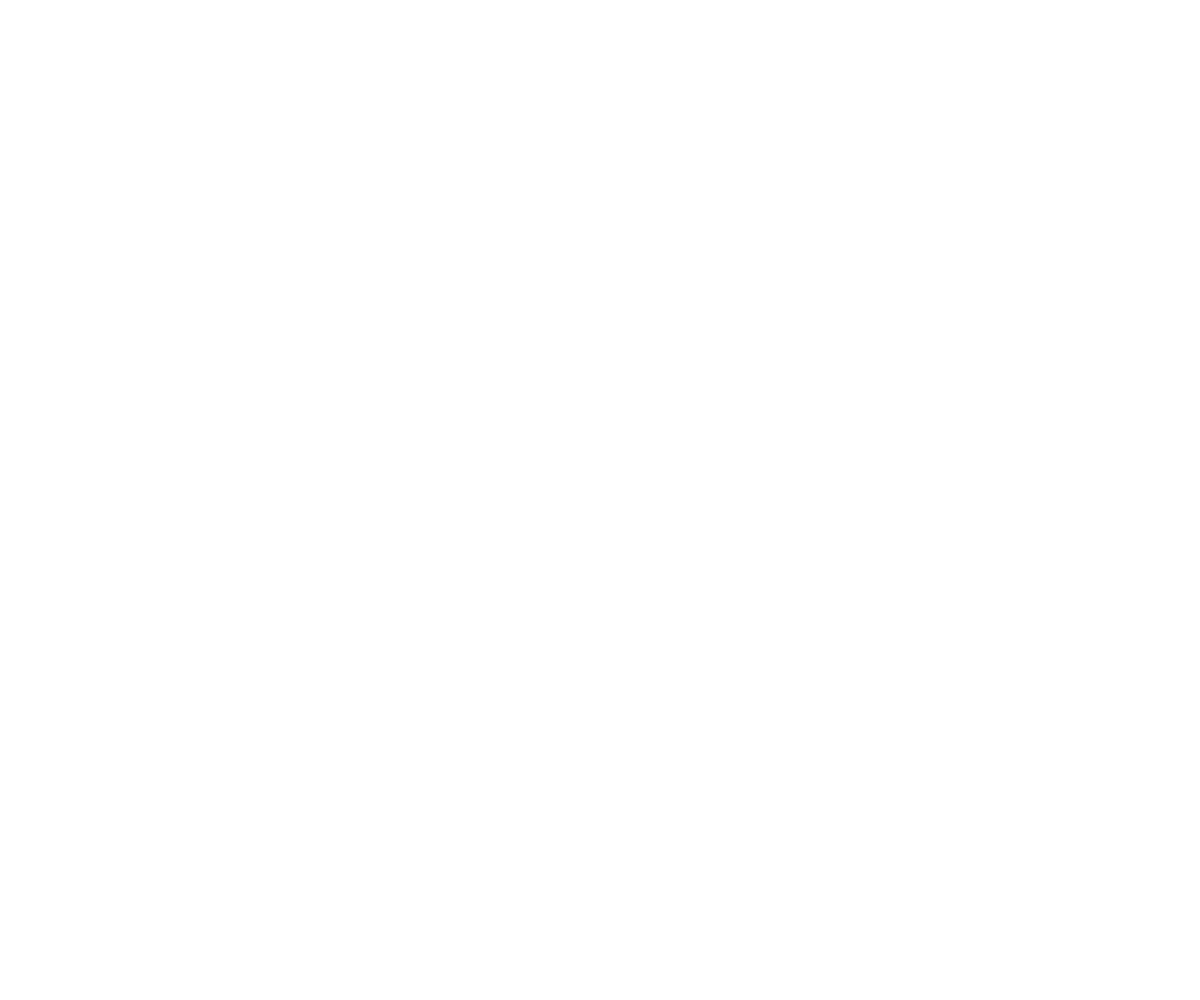
Frame 1 (no input)
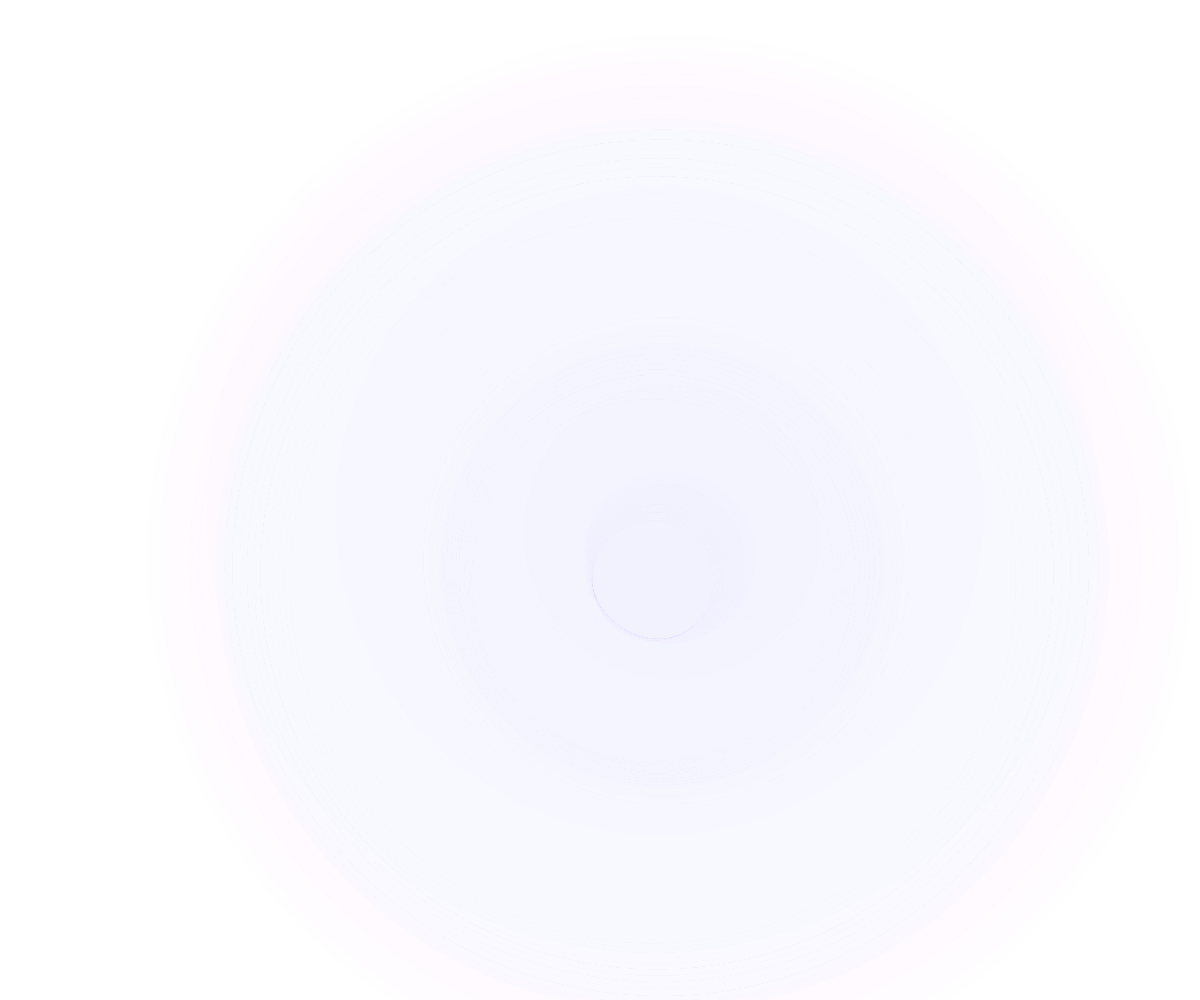
Frame 60 (no input)
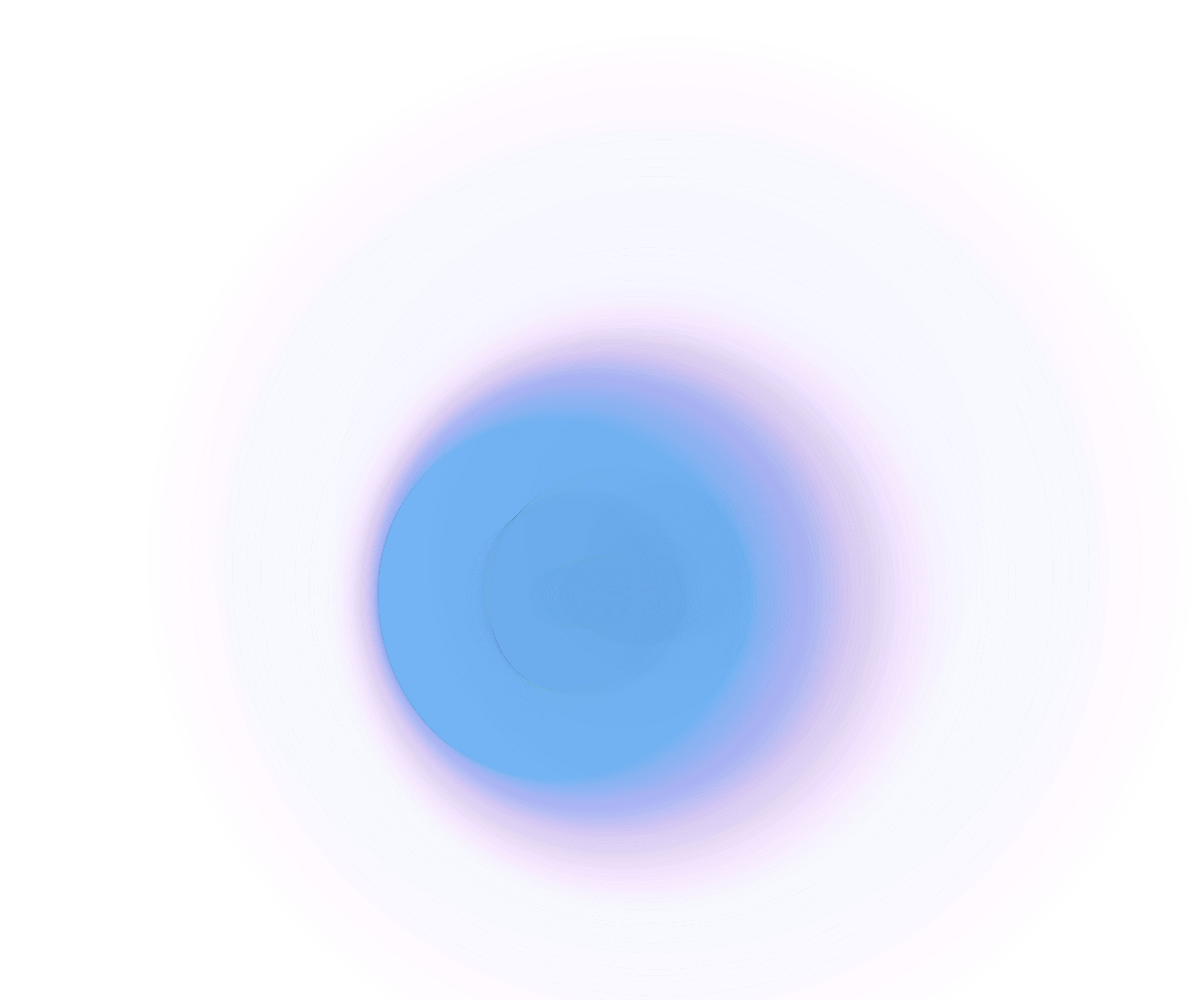
Frame 120 (the mouse pressed at the canvas centre since frame 60)

The p5.js sketch that drew these frames (run headless with seeded random() and noise() and a simulated clock; from frame 60 on, the mouse is pressed at the canvas centre):

// p5.js sketch
// ── sketch.js
let inc = 0.1;

let particules = [];
let particulesRed = [];
// let particulesBlue = [];
// let particulesYellow = [];
let n;
// let ar = [];
let angle;
let c;
function setup() {
  createCanvas(window.innerWidth, window.innerHeight);

  for (let i = 0; i < 10; i++) {
    particules[i] = new Particule();
  }

  for (let i = 0; i < 5; i++) {
    particulesRed[i] = new Particule();
  }
  // for (let i = 0; i < 5; i++) {
  //   particulesBlue[i] = new Particule();
  // }
  // for (let i = 0; i < 5; i++) {
  //   particulesYellow[i] = new Particule();
  // }
  n = 0;
  // let ar = [];
  angle = 5;
  c = 7; //distance between the points
}

function draw() {
  // clear();

  particulesRed.forEach(particule => {
    particule.update();
    particule.showPhyllo(width / 2, height / 2, 250, 2, n, angle, c, 30);
    particule.edges();
  });

  particulesRed.forEach(particule => {
    particule.update();
    particule.showPhyllo(width / 2, height / 2, 250, 2, n, angle, c, 15);
    particule.edges();
  });

  particulesRed.forEach(particule => {
    particule.update();
    particule.showPhyllo(width / 2, height / 2, 250, 2, n, angle, c, 5);
    particule.edges();
  });
  // particulesBlue.forEach(particule => {
  //   particule.update();
  //   particule.showPhyllo(width / 3, height / 3, 250, 40, n, angle, c);
  //   particule.edges();
  // });

  // particules.forEach(particule => {
  //   particule.update();
  //   particule.show();
  //   particule.edges();
  // });

  // if (n > 1000) {
  //   particulesYellow.forEach(particule => {
  //     particule.update();
  //     particule.showPhyllo(
  //       width / 1.5,
  //       height / 1.5,
  //       10,
  //       40,
  //       n - 1000,
  //       angle,
  //       c
  //     );
  //     particule.edges();
  //   });
  // }
  // let a = n * Math.PI * (3 - Math.sqrt(angle));
  // let r = c * Math.sqrt(n);

  // let x = r * Math.cos(a) + 250;
  // let y = r * Math.sin(a) + 400;

  // console.log(Math.cos(a), Math.sin(a), c * Math.sqrt(n));

  // for (let i = 0; (i < Math.random() * 8) | 0; i++) {
  //   ar.push({ x: x, y: y });
  // }

  n += 0.007;
}

// ── Particule.js
function Particule() {
  this.position = createVector(random(width), random(height));
  this.velocity = createVector(random(width) * 10, random(width) * 10);
  this.acceleration = createVector(0, 0);
  this.maxSpeed = 2;

  this.prevPosition = this.position.copy();

  this.update = function() {
    this.velocity.add(this.acceleration);
    this.velocity.limit(this.maxSpeed);
    this.position.add(this.velocity);
    this.acceleration.mult(0);
  };

  this.applyForce = function(force) {
    this.acceleration.add(force);
  };

  this.show = function() {
    let rdmR = noise(this.position.x) * 110;
    let rdmG = noise(this.position.x) * 200;
    let rdmB = noise(this.position.x) * 200;
    let rdmA = noise(this.position.x) * 3;
    let rdmS = noise(this.position.y) * 500;
    colorMode(HSB, 150);
    stroke(rdmR, rdmG, rdmB, rdmA);
    strokeWeight(rdmS);
    point(this.position.x, this.position.y);
    // this.updatePrev();
  };
  this.showPhyllo = function(posx, posy, color, opacity, n, angle, c, size) {
    let a = n * Math.PI * (3 - Math.sqrt(angle));
    let r = c * Math.sqrt(n);

    let x = r * (noise(n) * 50) * Math.cos(a) + posx;
    let y = r * (noise(n) * 50) * Math.sin(a) + posy;

    let rdmR = noise(n) * color;
    let saturation = noise(n) * 200 * n;
    let brightness = noise(n) * 255;
    let rdmA = noise(this.position.x) * opacity;
    let rdmS = noise(this.position.y) * 50;

    colorMode(HSB, 150);
    stroke(rdmR, 200 * (n / 2), brightness, rdmA);
    strokeWeight(size / (n / 10));
    point(x, y);
    // this.updatePrev();
  };
  this.showBig = function(color, opacity, taille) {
    let rdmR = noise(this.position.x) * color;
    let rdmG = noise(this.position.x) * 200;
    let rdmB = noise(this.position.x) * 200;
    let rdmA = noise(this.position.x) * opacity;
    let rdmS = noise(this.position.y) * taille;
    colorMode(HSB, 150);
    stroke(rdmR, rdmG, rdmB, rdmA);
    strokeWeight(rdmS);
    point(this.position.x, this.position.y);
    // this.updatePrev();
  };

  this.updatePrev = function() {
    this.prevPosition.x = this.position.x;
    this.prevPosition.y = this.position.y;
  };

  this.edges = function() {
    if (this.position.x > width) {
      this.position.x = 0;
      this.updatePrev();
    }
    if (this.position.x < 0) {
      this.position.x = width;
      this.updatePrev();
    }
    if (this.position.y > height) {
      this.position.y = 0;
      this.updatePrev();
    }
    if (this.position.y < 0) {
      this.position.y = height;
      this.updatePrev();
    }
  };

  this.follow = function(vectors) {
    let x = floor(this.position.x / scale);
    let y = floor(this.position.y / scale);
    let index = x + y * comlumns;
    let force = vectors[index];
    this.applyForce(force);
  };
}
